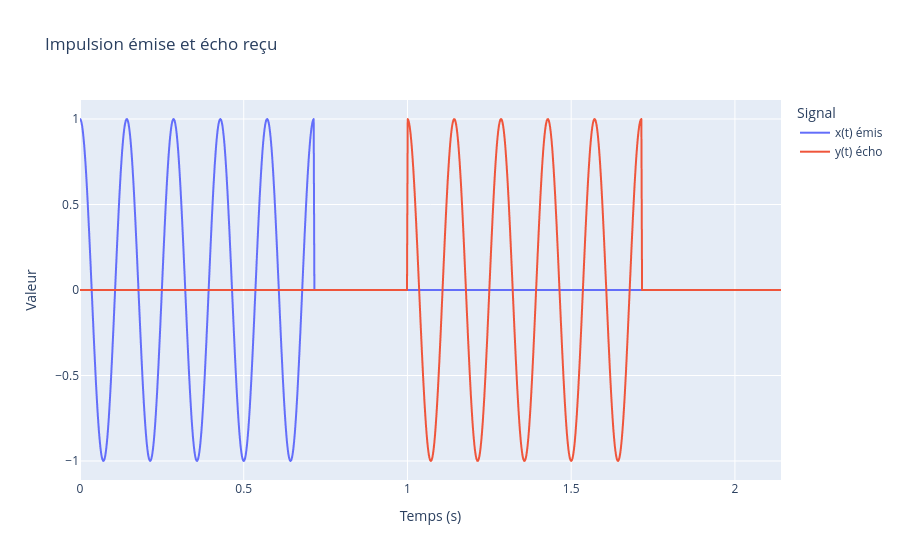

The cell this chart's notebook holds for it:
### Markdown cell above
2.1

### Code cell
import pandas as pd

A, nu0 = 1, 7
T0 = 1/nu0
T = 5*T0
D = 3*T
tau0 = 1

t = np.linspace(0, D, 1000, endpoint=False)   # t ∈ [0, D[
dt = t[1] - t[0]

porte = lambda u: ((u >= 0) & (u < T)).astype(float)   # Π((u - T/2)/T)

x = A*np.cos(2*np.pi*nu0*t) * porte(t)
y = A*np.cos(2*np.pi*nu0*(t - tau0)) * porte(t - tau0)   # y(t) = x(t - τ0)

df = pd.DataFrame({
    "Temps (s)": np.concatenate([t, t]),
    "Valeur": np.concatenate([x, y]),
    "Signal": ["x(t) émis"]*len(t) + ["y(t) écho"]*len(t)
})
px.line(df, x="Temps (s)", y="Valeur", color="Signal",
        title="Impulsion émise et écho reçu").show()

### Figure 1 — Plotly figure (JSON) as saved in the notebook; plotly's stock layout.template omitted (floating-point values rounded to 4 significant figures; data arrays with more than 128 entries replaced by an {"elided": "..."} marker saying what was removed)
{"data": [{"hovertemplate": "Signal=x(t) émis<br>Temps (s)=%{x}<br>Valeur=%{y}<extra></extra>", "legendgroup": "x(t) émis", "line": {"color": "#636efa", "dash": "solid"}, "marker": {"symbol": "circle"}, "mode": "lines", "name": "x(t) émis", "showlegend": true, "type": "scattergl", "x": {"elided": "1000 float values"}, "xaxis": "x", "y": {"elided": "1000 float values"}, "yaxis": "y"}, {"hovertemplate": "Signal=y(t) écho<br>Temps (s)=%{x}<br>Valeur=%{y}<extra></extra>", "legendgroup": "y(t) écho", "line": {"color": "#EF553B", "dash": "solid"}, "marker": {"symbol": "circle"}, "mode": "lines", "name": "y(t) écho", "showlegend": true, "type": "scattergl", "x": {"elided": "1000 float values"}, "xaxis": "x", "y": {"elided": "1000 float values"}, "yaxis": "y"}], "layout": {"legend": {"title": {"text": "Signal"}, "tracegroupgap": 0}, "title": {"text": "Impulsion émise et écho reçu"}, "xaxis": {"anchor": "y", "domain": [0, 1], "title": {"text": "Temps (s)"}}, "yaxis": {"anchor": "x", "domain": [0, 1], "title": {"text": "Valeur"}}}}
